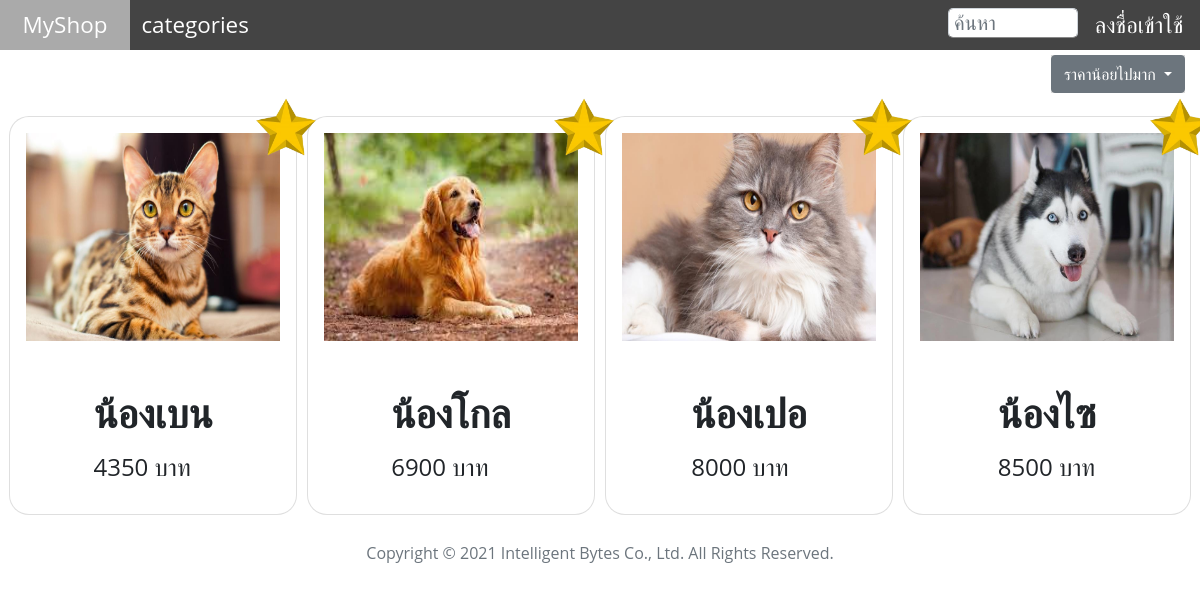
Before: / with the older database file.
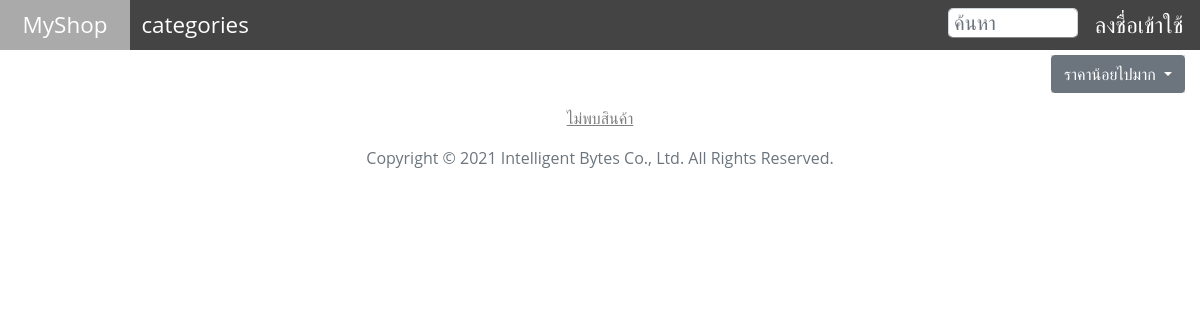
After: the same page with the newer database file.
### myshop/models.py (models this page shows, shortened)
class Product(models.Model):
    prod_name = models.CharField(max_length=250)
    prod_category = models.ForeignKey(
        Category,  default=None, blank=True, null=True, on_delete=models.CASCADE)
    prod_detail = models.TextField(max_length=255, null=True, blank=True)
    prod_price = models.FloatField(default=0)
    prod_recommend = models.BooleanField(default=False)
    prod_status = models.BooleanField(default=False)
    prod_created = models.DateTimeField(auto_now_add=True)
    prod_updated = models.DateTimeField(auto_now=True)
    class Meta:
        verbose_name_plural = 'Product'

class ImagesProduct(models.Model):
    prod_id = models.ForeignKey(
        Product, default=None, on_delete=models.CASCADE)
    images = models.FileField(upload_to='Products')
    def show_image_product(self):
        if self.images:
            return format_html('<img src="' + self.images.url + '" height="100px">')
        return ''
    show_image_product.allow_tags = True

### myshop/views.py (the view)
# urls.py: path('', views.products, name='products'),
def products(request):
    cate = Category.objects.all()
    prods = Product.objects.filter(
        prod_recommend=True, prod_status=True).order_by('prod_price')
    return render(request, 'products.html',
                  {'categories': cate, 'products': prods})

### myshop/templatetags/my_tag.py (called while the page is built)
def getOneImgProdID(prod_id):
    img = ImagesProduct.objects.filter(prod_id=prod_id).first()
    return img.images.url

### static/templates/products.html (shortened to what this page needs)
{% extends 'base/base.html' %}
{% load static %}
{% load my_tag %}
{% block content %}
<link rel="stylesheet" href="{% static 'products.css' %}">
<div class="container-fluid">
  <div class="dropdown sort">
    <button class="btn btn-secondary dropdown-toggle" type="button"
      id="sort" data-bs-toggle="dropdown"
      aria-expanded="false">
      ราคาน้อยไปมาก
    </button>
  </div>
  <div class="row row-cols-auto justify-content-center" id="mylist">
    {% if products %}
    {% for prod in products %}
    <div class="col align-content-center cardProd"
      data-sort="{{prod.prod_price}}" onclick="elClick(this)"
      data-path="{% url 'productdetail' prod.id %}">
      <div class="card" style="width: 18rem;">
        {% if prod.prod_recommend %}
        <div class="star">
          <img src="/host/image/star.png">
        </div>
        {% endif %}
        <img src="{{prod.id|getOneImgProdID}}" class="card-img-top p-3"
          style="height:15em">
        <div class="card-body">
          <p class="card-text">
            <h1 class="text-center"><b><p class="name"
                  data-prodName="{{prod.prod_name}}">{{prod.prod_name}}</p></b></h1>
            <h4><p id="price">{{prod.prod_price|floatformat:'g'}}<span>
                  บาท</span></p></h4>
          </p>
        </div>
      </div>
    </div>
    {% endfor %}
    {% else %}
    <a class="text-black-50 text-lg-center">ไม่พบสินค้า</a>
    {% endif %}
  </div>
</div>
{% endblock content %}

### static/templates/base/base.html (shortened to what this page needs)
{% load static %}
<!DOCTYPE html>
<html lang="en">
  <head>
    <link rel="stylesheet" href="{% static 'homepage.css' %}">
    <link rel="stylesheet" href="{% static 'navbar.css' %}">
    <link
      href="https://cdn.jsdelivr.net/npm/bootstrap@5.0.2/dist/css/bootstrap.min.css"
      rel="stylesheet"
>
  </head>
  <body>
    {% include 'navbar.html' %}
    <link rel="stylesheet" href="{% static 'breadcrumbs.css' %}" />
    <div class="">
      <div class="cont_breadcrumbs_1">
      </div>
    </div>
    {% block content %}{% endblock content %}
    <footer class="footer py-3 ft-edit sticky-bottom fibt">
      <div class="container text-center">
        <span class="text-muted">Copyright © 2021 Intelligent Bytes Co., Ltd.
          All Rights Reserved.</span>
      </div>
    </footer>
  </body>
</html>

### static/templates/navbar.html (shortened to what this page needs)
{% load static %}
<header>
  <div class="mynav">
    <ul>
      <li class="home"><a class="active" href="{% url 'products' %}">MyShop</a></li>
      <li class="cate"><a>categories</a>
      </li>
    </ul>
    <ul class="d-flex">
      <li>
        <input type="search" id="search" class="form-control w-100 mt-2"
          placeholder="ค้นหา">
      </li>
      <li>
        {% if user.is_authenticated %}
        <a>{{user.username}}</a>
        <ul>
          <li>
            <a style="color: red !important;" href="{% url 'logout' %}"
              class="menu">ลงชื่อออก</a>
          </li>
        </ul>
        {% else %}
        <a href="{% url 'signinup' %}">ลงชื่อเข้าใช้</a>
        {% endif %}
      </li>
    </ul>
  </div>
</header>

### static/css/navbar.css (style rules this page uses)
body { margin: 0; padding: 0; }
.mynav { background-color: #444; display: flex; justify-content: space-between; }
.mynav ul { list-style: none; background-color: #444; text-align: center; padding: 0; margin: 0; }
.mynav li { font-size: 1.2em; line-height: 40px; text-align: left; }
.mynav a, .mynav input { text-decoration: none; color: #fff !important; display: block; padding-left: 5px; border-bottom: 1px solid #888; transition: .3s; cursor: pointer; }
.mynav a.active { background-color: #aaa; color: #444; cursor: default; }
.mynav li { width: 130px; border-bottom: none; line-height: 50px; font-size: 1.4em; display: inline-block; margin-right: -4px; }
.mynav a { border-bottom: none; }
.mynav>ul>li { text-align: center; }
.mynav>ul>li>a { padding-left: 0; }
#search { height: 30px; font-size: 20px; border-radius: 5px; width: auto; }

### static/css/breadcrumbs.css (style rules this page uses)
* { margin: 0px auto; padding: 0px; list-style: none; font-family: 'Open Sans'; }
.cont_breadcrumbs_1 { position: relative; width: 100%; float: left; margin: 20px; }

### static/css/products.css (style rules this page uses)
.sort { margin: 5px 15px; position: absolute; right: 0; background: #dbdbdb; }

Changed rows visible on the page:
no longer on this page (row edited): Product: prod_recommend True (drawn), id|getOneImgProdID (picture), prod_name "น้องเบน", prod_price "4350"
no longer on this page (row edited): Product: prod_recommend True (drawn), id|getOneImgProdID (picture), prod_name "น้องโกล", prod_price "6900"
no longer on this page (row edited): Product: prod_recommend True (drawn), id|getOneImgProdID (picture), prod_name "น้องเปอ", prod_price "8000"
no longer on this page (row edited): Product: prod_recommend True (drawn), id|getOneImgProdID (picture), prod_name "น้องไซ", prod_price "8500"
Other visible differences:
text now shown: "ไม่พบสินค้า"
